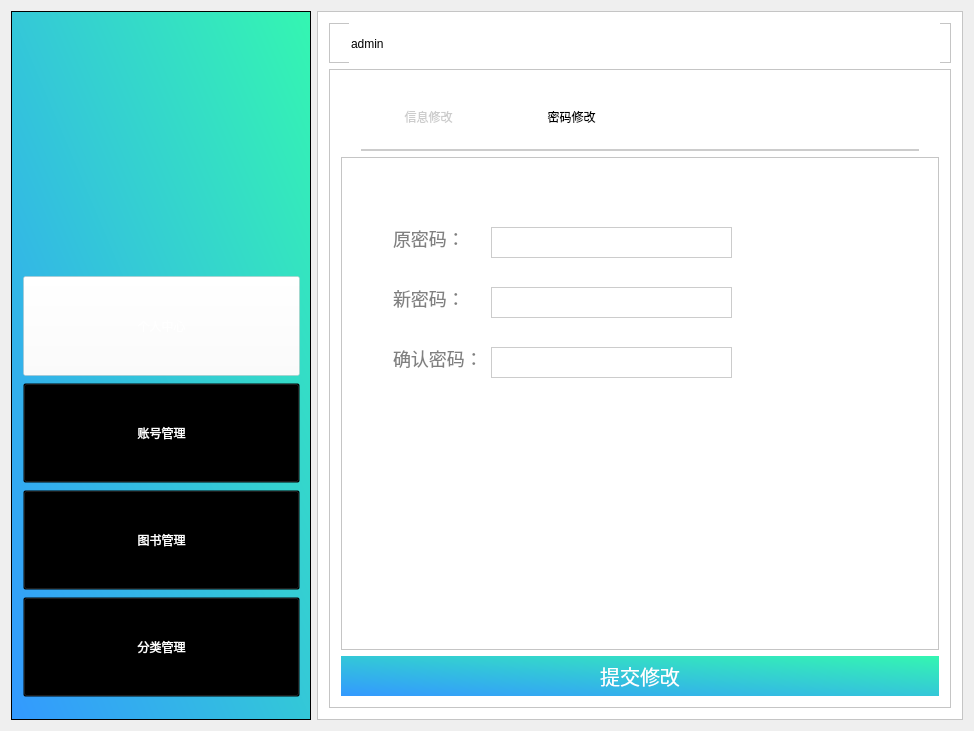
<?xml version="1.0" encoding="UTF-8"?>
<ui version="4.0">
 <class>admin_updatepassword</class>
 <widget class="QWidget" name="admin_updatepassword">
  <property name="geometry">
   <rect>
    <x>0</x>
    <y>0</y>
    <width>974</width>
    <height>731</height>
   </rect>
  </property>
  <property name="windowTitle">
   <string>admin_updatepassword</string>
  </property>
  <layout class="QHBoxLayout" name="horizontalLayout">
   <item>
    <widget class="QFrame" name="frame">
     <property name="sizePolicy">
      <sizepolicy hsizetype="Fixed" vsizetype="Expanding">
       <horstretch>0</horstretch>
       <verstretch>0</verstretch>
      </sizepolicy>
     </property>
     <property name="minimumSize">
      <size>
       <width>300</width>
       <height>700</height>
      </size>
     </property>
     <property name="styleSheet">
      <string notr="true">
background-color: qlineargradient(spread:pad, x1:0, y1:1, x2:1, y2:0, stop:0 rgba(51, 153, 255,1), stop:1 rgba(52, 246, 177,1));</string>
     </property>
     <property name="frameShape">
      <enum>QFrame::StyledPanel</enum>
     </property>
     <property name="frameShadow">
      <enum>QFrame::Raised</enum>
     </property>
     <widget class="QFrame" name="frame_2">
      <property name="geometry">
       <rect>
        <x>70</x>
        <y>30</y>
        <width>171</width>
        <height>176</height>
       </rect>
      </property>
      <property name="minimumSize">
       <size>
        <width>0</width>
        <height>0</height>
       </size>
      </property>
      <property name="baseSize">
       <size>
        <width>0</width>
        <height>100</height>
       </size>
      </property>
      <property name="styleSheet">
       <string notr="true">image: url(:/Library/images/logo2.png);
background:transparent;</string>
      </property>
      <property name="frameShape">
       <enum>QFrame::StyledPanel</enum>
      </property>
      <property name="frameShadow">
       <enum>QFrame::Raised</enum>
      </property>
     </widget>
     <widget class="QFrame" name="frame_8">
      <property name="geometry">
       <rect>
        <x>0</x>
        <y>230</y>
        <width>301</width>
        <height>491</height>
       </rect>
      </property>
      <property name="styleSheet">
       <string notr="true">background:transparent;</string>
      </property>
      <property name="frameShape">
       <enum>QFrame::StyledPanel</enum>
      </property>
      <property name="frameShadow">
       <enum>QFrame::Raised</enum>
      </property>
      <layout class="QVBoxLayout" name="verticalLayout_6">
       <item>
        <layout class="QVBoxLayout" name="verticalLayout">
         <property name="spacing">
          <number>7</number>
         </property>
         <property name="sizeConstraint">
          <enum>QLayout::SetDefaultConstraint</enum>
         </property>
         <item>
          <widget class="QPushButton" name="btnPersonal">
           <property name="minimumSize">
            <size>
             <width>0</width>
             <height>100</height>
            </size>
           </property>
           <property name="styleSheet">
            <string notr="true">font: 12pt &quot;微软雅黑&quot;;
color:white;
background:transparent;
background-color:rgba(255,255,255,0.4);
cursor:pointer;</string>
           </property>
           <property name="text">
            <string>个人中心</string>
           </property>
          </widget>
         </item>
         <item>
          <widget class="QPushButton" name="btnSearchuser">
           <property name="minimumSize">
            <size>
             <width>0</width>
             <height>100</height>
            </size>
           </property>
           <property name="styleSheet">
            <string notr="true">font: 12pt &quot;微软雅黑&quot;;
color:white;
background:transparent;
cursor:pointer;</string>
           </property>
           <property name="text">
            <string>账号管理</string>
           </property>
          </widget>
         </item>
         <item>
          <widget class="QPushButton" name="btnSearchbook">
           <property name="minimumSize">
            <size>
             <width>0</width>
             <height>100</height>
            </size>
           </property>
           <property name="styleSheet">
            <string notr="true">font: 12pt &quot;微软雅黑&quot;;
color:white;
background:transparent;
cursor:pointer;</string>
           </property>
           <property name="text">
            <string>图书管理</string>
           </property>
          </widget>
         </item>
         <item>
          <widget class="QPushButton" name="btnClassify">
           <property name="minimumSize">
            <size>
             <width>0</width>
             <height>100</height>
            </size>
           </property>
           <property name="styleSheet">
            <string notr="true">font: 12pt &quot;微软雅黑&quot;;
color:white;
background:transparent;
cursor:pointer;</string>
           </property>
           <property name="text">
            <string>分类管理</string>
           </property>
          </widget>
         </item>
        </layout>
       </item>
      </layout>
     </widget>
    </widget>
   </item>
   <item>
    <widget class="QFrame" name="frame_3">
     <property name="sizePolicy">
      <sizepolicy hsizetype="Expanding" vsizetype="Expanding">
       <horstretch>0</horstretch>
       <verstretch>0</verstretch>
      </sizepolicy>
     </property>
     <property name="styleSheet">
      <string notr="true">background:white;</string>
     </property>
     <property name="frameShape">
      <enum>QFrame::StyledPanel</enum>
     </property>
     <property name="frameShadow">
      <enum>QFrame::Raised</enum>
     </property>
     <layout class="QVBoxLayout" name="verticalLayout_3">
      <item>
       <widget class="QFrame" name="frame_4">
        <property name="sizePolicy">
         <sizepolicy hsizetype="Expanding" vsizetype="Fixed">
          <horstretch>0</horstretch>
          <verstretch>80</verstretch>
         </sizepolicy>
        </property>
        <property name="minimumSize">
         <size>
          <width>0</width>
          <height>30</height>
         </size>
        </property>
        <property name="maximumSize">
         <size>
          <width>16777215</width>
          <height>40</height>
         </size>
        </property>
        <property name="frameShape">
         <enum>QFrame::StyledPanel</enum>
        </property>
        <property name="frameShadow">
         <enum>QFrame::Raised</enum>
        </property>
        <widget class="QLineEdit" name="etSname">
         <property name="geometry">
          <rect>
           <x>20</x>
           <y>0</y>
           <width>591</width>
           <height>41</height>
          </rect>
         </property>
         <property name="sizePolicy">
          <sizepolicy hsizetype="Fixed" vsizetype="Fixed">
           <horstretch>0</horstretch>
           <verstretch>0</verstretch>
          </sizepolicy>
         </property>
         <property name="styleSheet">
          <string notr="true">font: 14pt &quot;微软雅黑&quot;;
border-width:0;
border-style:outset;</string>
         </property>
         <property name="text">
          <string>admin</string>
         </property>
        </widget>
        <zorder>etSname</zorder>
        <zorder>etSname_2</zorder>
       </widget>
      </item>
      <item>
       <widget class="QFrame" name="frame_5">
        <property name="styleSheet">
         <string notr="true">background:white;</string>
        </property>
        <property name="frameShape">
         <enum>QFrame::StyledPanel</enum>
        </property>
        <property name="frameShadow">
         <enum>QFrame::Raised</enum>
        </property>
        <layout class="QVBoxLayout" name="verticalLayout_4">
         <item>
          <widget class="QFrame" name="frame_6">
           <property name="sizePolicy">
            <sizepolicy hsizetype="Preferred" vsizetype="Maximum">
             <horstretch>0</horstretch>
             <verstretch>0</verstretch>
            </sizepolicy>
           </property>
           <property name="maximumSize">
            <size>
             <width>16777215</width>
             <height>70</height>
            </size>
           </property>
           <property name="styleSheet">
            <string notr="true">border:2px solid #cccccc;
font: 14pt &quot;微软雅黑&quot;;
border-top:0;
border-left:0;
border-right:0;
margin-left:20px;
margin-right:20px;</string>
           </property>
           <property name="frameShape">
            <enum>QFrame::StyledPanel</enum>
           </property>
           <property name="frameShadow">
            <enum>QFrame::Raised</enum>
           </property>
           <widget class="QPushButton" name="pushButton_6">
            <property name="geometry">
             <rect>
              <x>22</x>
              <y>10</y>
              <width>131</width>
              <height>51</height>
             </rect>
            </property>
            <property name="styleSheet">
             <string notr="true">border:none;
color:#CCCCCC;</string>
            </property>
            <property name="text">
             <string>信息修改</string>
            </property>
           </widget>
           <widget class="QPushButton" name="pushButton_7">
            <property name="geometry">
             <rect>
              <x>160</x>
              <y>10</y>
              <width>141</width>
              <height>51</height>
             </rect>
            </property>
            <property name="styleSheet">
             <string notr="true">border:none;
font-family:&quot;微软雅黑&quot;;</string>
            </property>
            <property name="text">
             <string>密码修改</string>
            </property>
           </widget>
          </widget>
         </item>
         <item>
          <widget class="QFrame" name="frame_7">
           <property name="frameShape">
            <enum>QFrame::StyledPanel</enum>
           </property>
           <property name="frameShadow">
            <enum>QFrame::Raised</enum>
           </property>
           <widget class="QLineEdit" name="lineEdit">
            <property name="geometry">
             <rect>
              <x>50</x>
              <y>70</y>
              <width>81</width>
              <height>31</height>
             </rect>
            </property>
            <property name="styleSheet">
             <string notr="true">color:#808080;
border:none;
font-size:18px;
font-family:&quot;微软雅黑&quot;;
text-align:left;</string>
            </property>
            <property name="text">
             <string>原密码：</string>
            </property>
           </widget>
           <widget class="QLineEdit" name="lineEdit_13">
            <property name="geometry">
             <rect>
              <x>50</x>
              <y>130</y>
              <width>81</width>
              <height>31</height>
             </rect>
            </property>
            <property name="styleSheet">
             <string notr="true">color:#808080;
border:none;
font-size:18px;
font-family:&quot;微软雅黑&quot;;
text-align:left;</string>
            </property>
            <property name="text">
             <string>新密码：</string>
            </property>
           </widget>
           <widget class="QLineEdit" name="lineEdit_14">
            <property name="geometry">
             <rect>
              <x>50</x>
              <y>190</y>
              <width>101</width>
              <height>31</height>
             </rect>
            </property>
            <property name="styleSheet">
             <string notr="true">color:#808080;
border:none;
font-size:18px;
font-family:&quot;微软雅黑&quot;;
text-align:left;</string>
            </property>
            <property name="text">
             <string>确认密码：</string>
            </property>
           </widget>
           <widget class="QLineEdit" name="etPassword">
            <property name="geometry">
             <rect>
              <x>150</x>
              <y>70</y>
              <width>241</width>
              <height>31</height>
             </rect>
            </property>
            <property name="styleSheet">
             <string notr="true">border:1px solid #cccccc;
font-size:18px;
font-family:&quot;微软雅黑&quot;;
text-align:left;</string>
            </property>
            <property name="text">
             <string/>
            </property>
           </widget>
           <widget class="QLineEdit" name="etNewpassword_2">
            <property name="geometry">
             <rect>
              <x>150</x>
              <y>190</y>
              <width>241</width>
              <height>31</height>
             </rect>
            </property>
            <property name="styleSheet">
             <string notr="true">color:#808080;
border:1px solid #cccccc;
font-size:18px;
font-family:&quot;微软雅黑&quot;;
text-align:left;</string>
            </property>
           </widget>
           <widget class="QLineEdit" name="etNewpassword">
            <property name="geometry">
             <rect>
              <x>150</x>
              <y>130</y>
              <width>241</width>
              <height>31</height>
             </rect>
            </property>
            <property name="styleSheet">
             <string notr="true">border:1px solid #cccccc;
font-size:18px;
font-family:&quot;微软雅黑&quot;;
text-align:left;</string>
            </property>
            <property name="text">
             <string/>
            </property>
           </widget>
           <zorder>lineEdit</zorder>
           <zorder>lineEdit_13</zorder>
           <zorder>lineEdit_14</zorder>
           <zorder>etPassword</zorder>
           <zorder>etNewpassword_2</zorder>
           <zorder>etNewpassword</zorder>
           <zorder>frame_4</zorder>
          </widget>
         </item>
         <item>
          <widget class="QPushButton" name="btnSubmit">
           <property name="sizePolicy">
            <sizepolicy hsizetype="Expanding" vsizetype="Fixed">
             <horstretch>0</horstretch>
             <verstretch>0</verstretch>
            </sizepolicy>
           </property>
           <property name="styleSheet">
            <string notr="true">color:white;
border:none;
font-size:20px;
font-family:&quot;微软雅黑&quot;;
background-color: qlineargradient(spread:pad, x1:0, y1:1, x2:1, y2:0, stop:0 rgba(51, 153, 255,1), stop:1 rgba(52, 246, 177,1));
padding-top:5;
padding-bottom:5;</string>
           </property>
           <property name="text">
            <string>提交修改</string>
           </property>
          </widget>
         </item>
        </layout>
       </widget>
      </item>
     </layout>
    </widget>
   </item>
  </layout>
 </widget>
 <layoutdefault spacing="6" margin="11"/>
 <resources>
  <include location="library.qrc"/>
 </resources>
 <connections/>
</ui>
